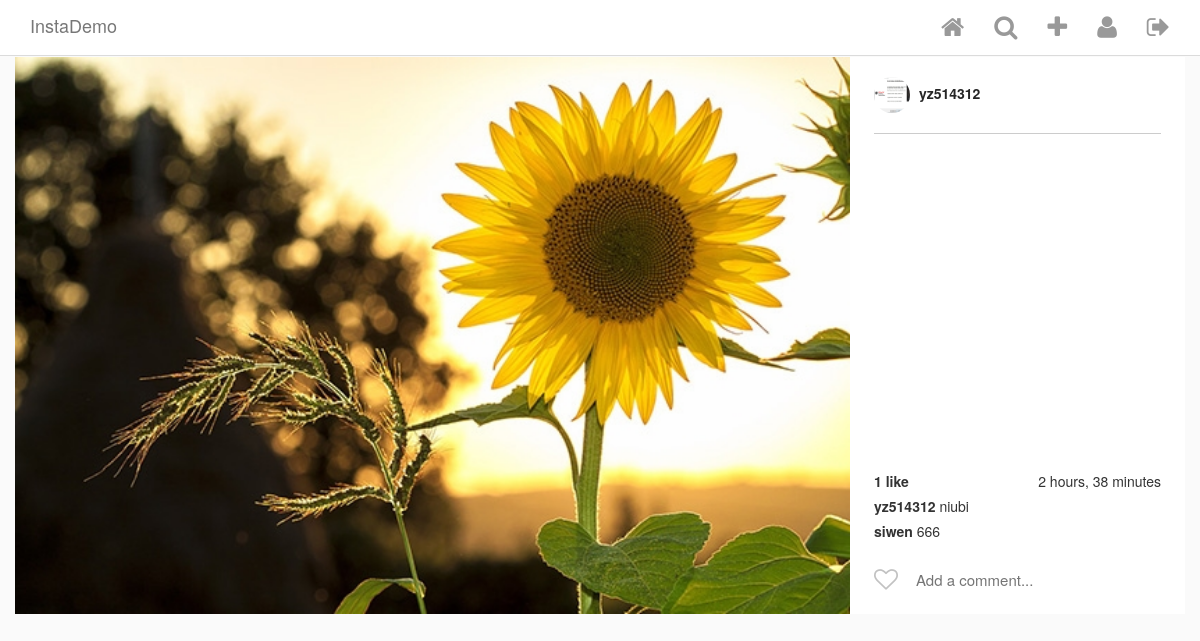
Page /post/1/ (signed in) on the earlier database version.
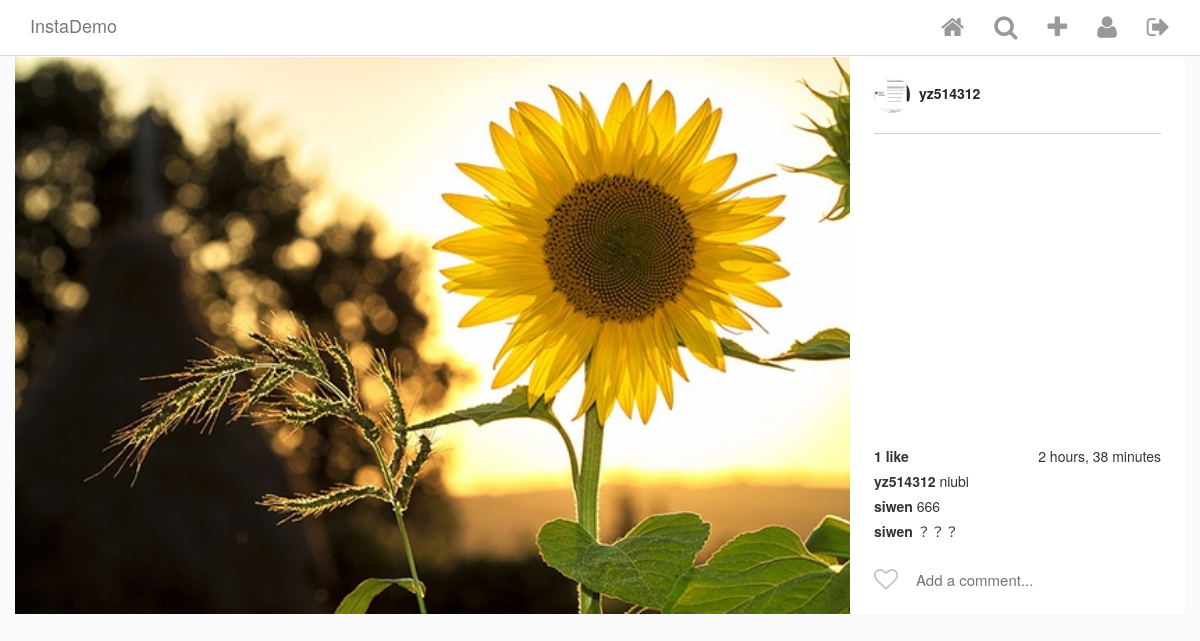
Same page on the later database version.
### Insta/models.py (models this page shows, shortened)
class Post(models.Model):
    author = models.ForeignKey(
        InstaUser,
        blank=True,
        null=True,
        on_delete=models.CASCADE,
        related_name='my_posts'
        )
    title = models.TextField(blank=True, null=True)
    image = ProcessedImageField(
        upload_to = 'static/images/posts',
        format = 'JPEG',
        options = {'quality':100},
        blank=True,
        null=True
        )
    posted_on = models.DateTimeField(
        auto_now_add=True,
        editable=False,
        blank=True,
        null=True,
        )
    def get_like_count(self):
        return self.likes.count()

class InstaUser(AbstractUser):
    profile_pic = ProcessedImageField(
        upload_to = 'static/images/profiles',
        format = 'JPEG',
        options = {'quality':100},
        blank=True,
        null=True
    )

class Comment(models.Model):
    post = models.ForeignKey(Post, on_delete=models.CASCADE, related_name='comments',)
    user = models.ForeignKey(InstaUser, on_delete=models.CASCADE)
    comment = models.CharField(max_length=100)
    posted_on = models.DateTimeField(auto_now_add=True, editable=False)

### Insta/views.py (the view)
# urls.py: path('post/<int:pk>/',PostDetailView.as_view(),name='post_detail'),
class PostDetailView(LoginRequiredMixin, DetailView):
    model = Post
    template_name = 'post_detail.html'
    login_url = 'login'
    def get_context_data(self, **kwargs):
        data = super().get_context_data(**kwargs)
        liked = Like.objects.filter(post=self.kwargs.get('pk'), user=self.request.user).first()
        if liked:
            data['liked'] = 1
        else:
            data['liked'] = 0
        return data

### Insta/templatetags/custom_tags.py (called while the page is built)
@register.simple_tag
def has_user_liked_post(post, user):
    try:
        like = Like.objects.get(post=post, user=user)
        return "fa-heart"
    except:
        return "fa-heart-o"

@register.simple_tag(takes_context=True)
def active(context, pattern_or_urlname):
    try:
        pattern = reverse(pattern_or_urlname)
    except NoReverseMatch:
        pattern = pattern_or_urlname
    path = context['request'].path
    if re.search(pattern, path):
        return 'active'
    return ''

### templates/post_detail.html (shortened to what this page needs)
{% extends "base.html" %}
{% load custom_tags %}
{% block content %}
<div class="row single-post">
    <div class="single-post-card view-update {{ object.pk }}">
        <div class="header">
            <a href="{% url 'user_detail' object.author.pk %}">
                {% if object.author.profile_pic %}
                    <img class="picture-circle--medium" src="/{{object.author.profile_pic}}">
                {% endif %}
                {{ object.author.username }}
            </a>
        </div>
        <div class="image__wrapper">
            <img class="card__main-image" src="/{{object.image}}" width='1000', height='1000'>
        </div>
        <div class="comments-portion">
            <div class="likes-timestamp-row">
                <div class="likes">
                    {% if object.get_like_count %}
                        {{ object.get_like_count }} like{% if object.get_like_count > 1 %}s{% endif %}
                    {% endif %}
                </div>
                <div class="timestamp">
                    {{ object.posted_on|timesince }}
                </div>
            </div>
            <ul class="comment-list">
                {% for comment in object.comments.all %}
                <li class="comment-list__comment">
                    <a href="{% url 'user_detail' comment.user.pk %}" class="user">
                        {{ comment.user.username }}
                    </a>
                    <span class="comment">{{ comment.comment }}</span>
                </li>
                {% endfor %}
            </ul>
            <section class="input-row">
                <i class="fa {% has_user_liked_post object user %} submit-like" aria-hidden="true"></i>
                <div class="comment-input-wrapper">
                    <input class="add-comment" type="text" placeholder="Add a comment...">
                </div>
            </section>
        </div>
    </div>
</div>
{% endblock content %}

### templates/base.html (shortened to what this page needs)
<html>
    <head>
        {% load static %}
        <link href="{% static 'vendor/bootstrap/css/bootstrap.min.css' %}" rel="stylesheet">
        <link href="{% static 'vendor/font-awesome-4.6.3/css/font-awesome.min.css' %}" rel="stylesheet">
        <link href="{% static 'css/style.css' %}" rel="stylesheet">
    </head>
    <body>
        {% load static %}
        {% include 'header.html' %}
        <div class="content-wrapper">
            <div class="container">
                {% block content %}
                {% endblock content%}
            </div>
        </div>
    </body>
</html>

### templates/header.html (shortened to what this page needs)
{% load custom_tags %}
<div class="navbar navbar-default navbar-fixed-top" id="main-nav">
    <div class="container desktop">
        <div class="navbar-header">
            <a href="{%url 'posts'%}" class="navbar-brand">InstaDemo</a>
        </div>
        <div id="navbar-main">
            <ul class="nav navbar-nav navbar-right">
                {% if request.user.is_authenticated %}
                    <li>
                      <a href="{% url 'posts' %}">
                        <i class="fa fa-home {% if request.resolver_match.url_name == 'posts' %}active{% endif %}" aria-hidden="true"></i>
                      </a>
                    </li>
                    <li><a href="{% url 'explore' %}"><i class="fa fa-search {% active 'explore' %}" aria-hidden="true"></i></a></li>
                    <li><a href="{% url 'make_post' %}"><i class="fa fa-plus {% active 'make_post' %}" aria-hidden="true"></i></a></li>
                    <li><a href="{% url 'user_detail' request.user.pk %}"><i class="fa fa-user {% active 'user_detail' %}" aria-hidden="true"></i></a></li>
                    <li><a href="{% url 'logout' %}"><i class="fa fa-sign-out {% active 'logout' %}" aria-hidden="true"></i></a></li>
                {% endif %}
            </ul>
        </div>
    </div>
</div>

### static/css/style.css (style rules this page uses)
html { height: 100%; }
body { min-height: 100%; background-color: #fafafa; }
.content-wrapper { margin-top: 57px; margin-bottom: 60px; background-color: #fafafa; }
.picture-circle, .picture-circle--medium, .picture-circle--small { border-radius: 100%; width: 150px; height: 150px; }
.picture-circle--medium { width: 36px; height: 36px; }
.navbar { background-color: #fff; border-bottom-color: #dbdbdb; }
.navbar .fa { font-size: 25px; color: #999999; }
.card__main-image { max-width: 100%; max-height: 600px; height: auto; margin: 0 auto; display: block; }
.comment-list { list-style: none; margin: 0; padding: 0; }
.comment-list__comment { margin-top: 5px; margin-bottom: 5px; }
.comment-list__comment .user { color: #333; font-weight: bold; }
.likes-timestamp-row { margin-top: 15px; }
.likes-timestamp-row > div { display: inline-block; }
.likes-timestamp-row .likes { font-weight: bold; }
.likes-timestamp-row .timestamp { float: right; }
.single-post-card { display: flex; align-items: stretch; box-sizing: border-box; flex-direction: column; flex-shrink: 0; padding-right: 335px; width: 100%; position: relative; background-color: #fff; }
.single-post-card .header, .single-post-card .comments-portion { display: flex; flex-shrink: 0; }
.single-post-card .header { border-bottom: 1px solid #ccc; padding: 20px 0; flex-direction: row; position: absolute; top: 0; right: 24px; width: 287px; display: flex; align-items: center; }
.single-post-card .header img { margin-right: 5px; }
.single-post-card .header a { color: #262626; font-weight: bold; }
.single-post-card .comments-portion { position: absolute; bottom: 0; right: 0; width: 335px; padding: 0 24px; flex-direction: column; }
.input-row { position: relative; display: flex; align-items: center; height: 68px; padding-left: 40px; }
.input-row .submit-like { cursor: pointer; position: absolute; top: 32%; left: 0; color: #C2C2C2; font-size: 24px; }
.input-row .comment-input-wrapper { display: inline-block; color: #262626; font-size: 15px; width: 100%; }
.input-row .comment-input-wrapper input { width: 100%; border: none; outline: none; }

Differences in the rows shown:
added Comment: user.username "siwen", comment "？？？"
